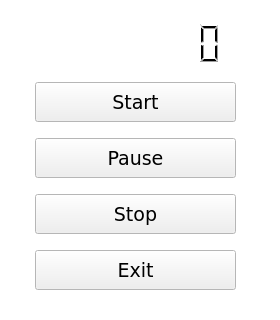
<?xml version="1.0" encoding="UTF-8"?>
<ui version="4.0">
 <class>MainWindow</class>
 <widget class="QMainWindow" name="MainWindow">
  <property name="geometry">
   <rect>
    <x>0</x>
    <y>0</y>
    <width>280</width>
    <height>320</height>
   </rect>
  </property>
  <property name="minimumSize">
   <size>
    <width>280</width>
    <height>320</height>
   </size>
  </property>
  <property name="maximumSize">
   <size>
    <width>280</width>
    <height>320</height>
   </size>
  </property>
  <property name="palette">
   <palette>
    <active>
     <colorrole role="Base">
      <brush brushstyle="SolidPattern">
       <color alpha="255">
        <red>255</red>
        <green>255</green>
        <blue>255</blue>
       </color>
      </brush>
     </colorrole>
     <colorrole role="Window">
      <brush brushstyle="SolidPattern">
       <color alpha="255">
        <red>255</red>
        <green>255</green>
        <blue>255</blue>
       </color>
      </brush>
     </colorrole>
    </active>
    <inactive>
     <colorrole role="Base">
      <brush brushstyle="SolidPattern">
       <color alpha="255">
        <red>255</red>
        <green>255</green>
        <blue>255</blue>
       </color>
      </brush>
     </colorrole>
     <colorrole role="Window">
      <brush brushstyle="SolidPattern">
       <color alpha="255">
        <red>255</red>
        <green>255</green>
        <blue>255</blue>
       </color>
      </brush>
     </colorrole>
    </inactive>
    <disabled>
     <colorrole role="Base">
      <brush brushstyle="SolidPattern">
       <color alpha="255">
        <red>255</red>
        <green>255</green>
        <blue>255</blue>
       </color>
      </brush>
     </colorrole>
     <colorrole role="Window">
      <brush brushstyle="SolidPattern">
       <color alpha="255">
        <red>255</red>
        <green>255</green>
        <blue>255</blue>
       </color>
      </brush>
     </colorrole>
    </disabled>
   </palette>
  </property>
  <property name="windowTitle">
   <string>MainWindow</string>
  </property>
  <property name="locale">
   <locale language="English" country="UnitedStates"/>
  </property>
  <widget class="QWidget" name="centralWidget">
   <widget class="QWidget" name="verticalLayoutWidget">
    <property name="geometry">
     <rect>
      <x>20</x>
      <y>0</y>
      <width>231</width>
      <height>311</height>
     </rect>
    </property>
    <layout class="QVBoxLayout" name="verticalLayout">
     <property name="leftMargin">
      <number>15</number>
     </property>
     <property name="rightMargin">
      <number>15</number>
     </property>
     <item>
      <widget class="QLCDNumber" name="lcdNumber">
       <property name="maximumSize">
        <size>
         <width>16777215</width>
         <height>45</height>
        </size>
       </property>
       <property name="lineWidth">
        <number>0</number>
       </property>
       <property name="digitCount">
        <number>8</number>
       </property>
      </widget>
     </item>
     <item>
      <widget class="QPushButton" name="startBtn">
       <property name="maximumSize">
        <size>
         <width>16777215</width>
         <height>40</height>
        </size>
       </property>
       <property name="font">
        <font>
         <family>Verdana</family>
         <pointsize>14</pointsize>
        </font>
       </property>
       <property name="text">
        <string>Start</string>
       </property>
      </widget>
     </item>
     <item>
      <widget class="QPushButton" name="pauseBtn">
       <property name="maximumSize">
        <size>
         <width>16777215</width>
         <height>40</height>
        </size>
       </property>
       <property name="font">
        <font>
         <family>Verdana</family>
         <pointsize>14</pointsize>
        </font>
       </property>
       <property name="text">
        <string>Pause</string>
       </property>
      </widget>
     </item>
     <item>
      <widget class="QPushButton" name="stopBtn">
       <property name="maximumSize">
        <size>
         <width>16777215</width>
         <height>40</height>
        </size>
       </property>
       <property name="font">
        <font>
         <family>Verdana</family>
         <pointsize>14</pointsize>
        </font>
       </property>
       <property name="text">
        <string>Stop</string>
       </property>
      </widget>
     </item>
     <item>
      <widget class="QPushButton" name="exitBtn">
       <property name="maximumSize">
        <size>
         <width>16777215</width>
         <height>40</height>
        </size>
       </property>
       <property name="font">
        <font>
         <family>Verdana</family>
         <pointsize>14</pointsize>
        </font>
       </property>
       <property name="text">
        <string>Exit</string>
       </property>
      </widget>
     </item>
    </layout>
   </widget>
  </widget>
 </widget>
 <layoutdefault spacing="6" margin="11"/>
 <resources/>
 <connections/>
</ui>
